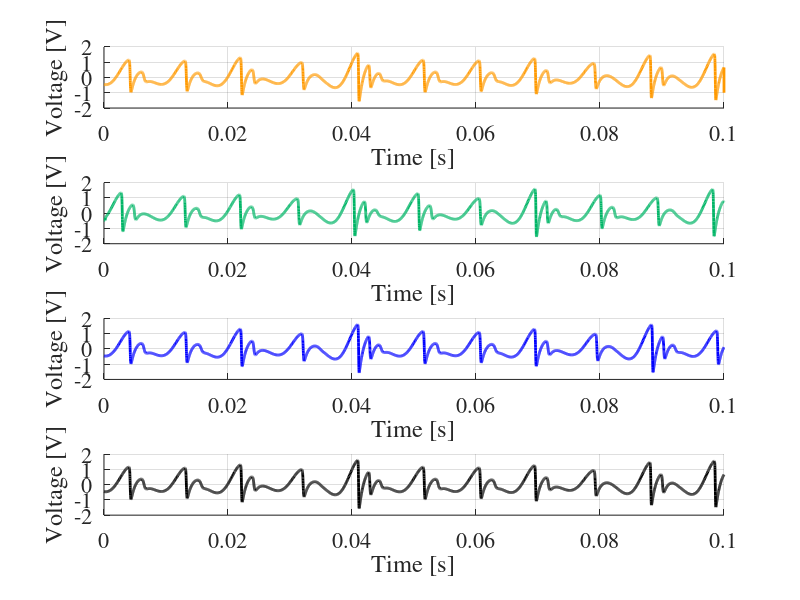
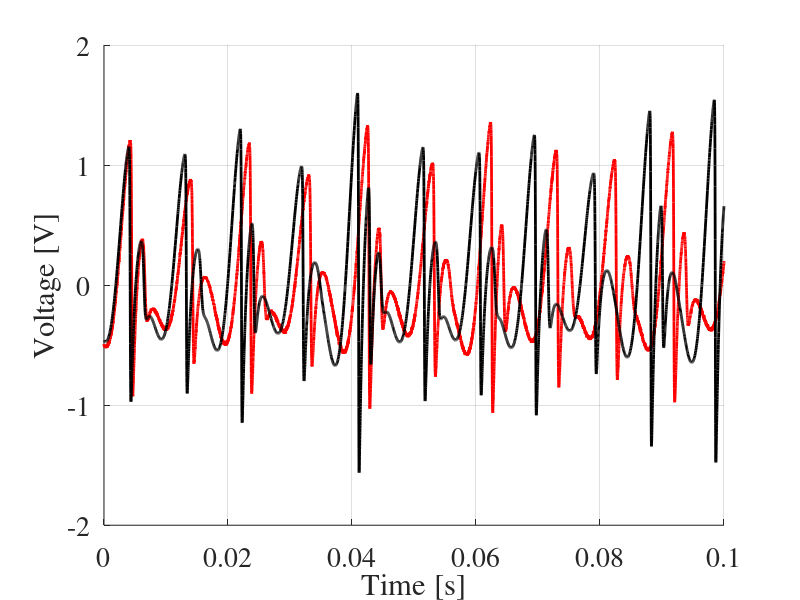
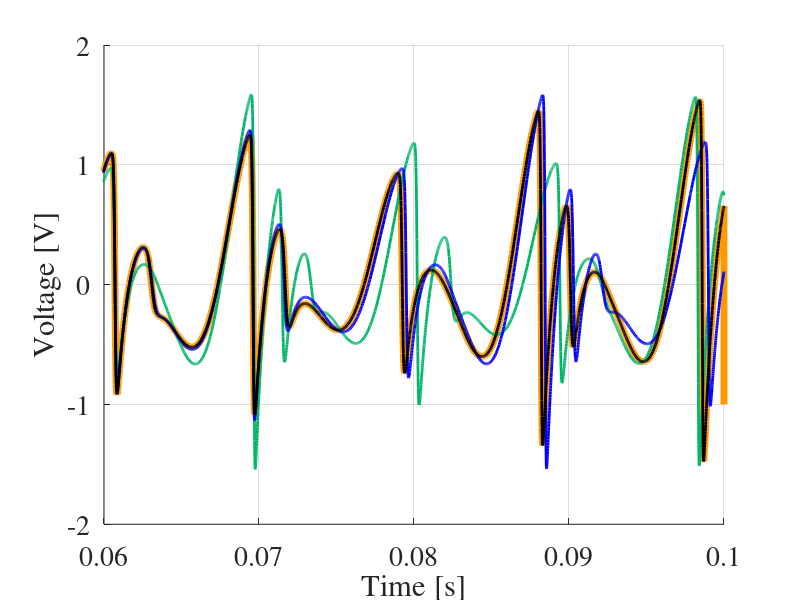
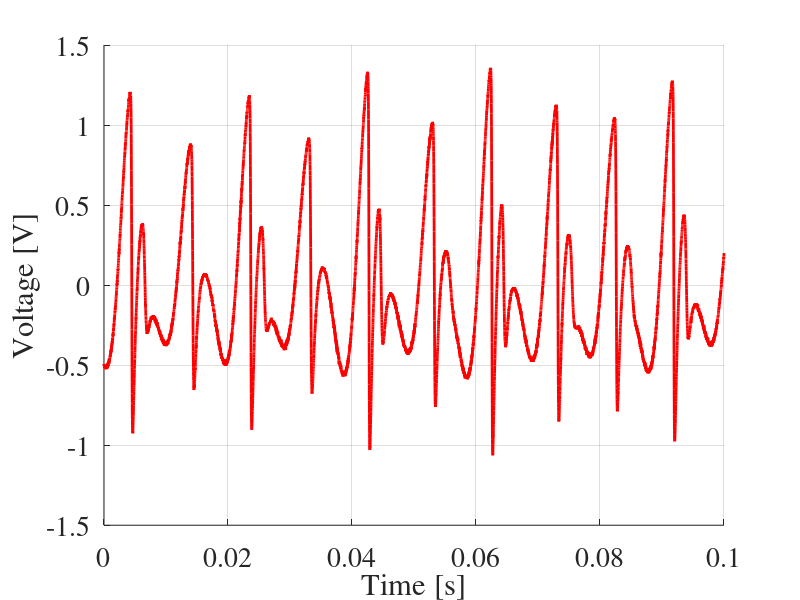

Source code (MATLAB) for these figures, in order:
%========Routine to calculate NRMSE Jerk Circuit with LTspiceXVII==========
%Author:Thalita Emanuelle de Nazare
%Year:2020 
%Reproducibility of the chaotic circuit 
%------------------------Computadores Utilizados---------------------------
%Computer 1 - main core i5
%Computer 2 - Lecom dual core 2.5Ghz
%Computer 3 - Lecom core i5-3570
%Computer 4 - i5-4210U
%--------------------------------------------------------------------------
clc;clear all;close all;
format long
%-----------------Loading the vector exported from LTspice------------------
%The txt files must be in the same folder as the code

load Jerk_1cond.txt 
load Jerk_2cond.txt 
load Jerk_3cond.txt 
load Jerk_4cond.txt 
load Jerk_circ.txt %voltage data collected in the real circuit.
%load DIODO.txt
%Voltage Vectors
z1 = Jerk_1cond(:,2);
z2 = Jerk_2cond(:,2); 
z3 = Jerk_3cond(:,2);
z4 = Jerk_4cond(:,2);
zC = Jerk_circ(:,1);
%Time Vectors
t1 = Jerk_1cond(:,1); 
t2 = Jerk_2cond(:,1); 
t3 = Jerk_3cond(:,1);
t4 = Jerk_4cond(:,1);
tC = linspace(0,0.1,10000);
%-----------------------------Interpolation--------------------------------
temp=linspace(0,0.1,4700);
z1temp=interp1(t1,z1,temp)';
z2temp=interp1(t2,z2,temp)';
z3temp=interp1(t3,z3,temp)';
z4temp=interp1(t4,z4,temp)';
zCtemp=interp1(tC,zC,temp)';
%==========================================================================
%-----------------------      NMRSE - Computer     ------------------------
%Computer 1
numc1=(zCtemp-z1temp)'*(zCtemp-z1temp); %calculating the numerator
denc1=(zCtemp-mean(z1temp))'*(zCtemp-mean(z1temp)); %calc the denominator
nrmsec1=sqrt(numc1)/sqrt(denc1); %calc the nrmse
%Computer 2
numc2=(zCtemp-z2temp)'*(zCtemp-z2temp); 
denc2=(zCtemp-mean(z2temp))'*(zCtemp-mean(z2temp)); 
nrmsec2=sqrt(numc2)/sqrt(denc2) ;
%Computer 3
numc3=(zCtemp-z3temp)'*(zCtemp-z3temp); 
denc3=(zCtemp-mean(z3temp))'*(zCtemp-mean(z3temp)); 
nrmsec3=sqrt(numc3)/sqrt(denc3) ;
%Computer 4
numc4=(zCtemp-z4temp)'*(zCtemp-z4temp); 
denc4=(zCtemp-mean(z4temp))'*(zCtemp-mean(z4temp)); 
nrmsec4=sqrt(numc4)/sqrt(denc4) ;
%------------------for different simulation intervals----------------------
%Computer 1 
for k=1:10
    NUM1=(zCtemp(1:k*470)-z1temp(1:k*470))'*(zCtemp(1:k*470)-z1temp(1:k*470)) ;
    DEN1=(zCtemp(1:k*470)-mean(z1temp(1:k*470)))'*(zCtemp(1:k*470)-mean(z1temp(1:k*470))); 
    NRMSE1(k)=sqrt(NUM1)/sqrt(DEN1); 
end
%Computer 2 
for k=1:10
    NUM2=(zCtemp(1:k*470)-z2temp(1:k*470))'*(zCtemp(1:k*470)-z2temp(1:k*470));
    DEN2=(zCtemp(1:k*470)-mean(z2temp(1:k*470)))'*(zCtemp(1:k*470)-mean(z2temp(1:k*470)));
    NRMSE2(k)=sqrt(NUM2)/sqrt(DEN2); 
end
%Computer 3 
for k=1:10
    NUM3=(zCtemp(1:k*470)-z3temp(1:k*470))'*(zCtemp(1:k*470)-z3temp(1:k*470));
    DEN3=(zCtemp(1:k*470)-mean(z3temp(1:k*470)))'*(zCtemp(1:k*470)-mean(z3temp(1:k*470)));
    NRMSE3(k)=sqrt(NUM3)/sqrt(DEN3); 
end

%Computer 4 
for k=1:10
    NUM4=(zCtemp(1:k*470)-z4temp(1:k*470))'*(zCtemp(1:k*470)-z4temp(1:k*470));
    DEN4=(zCtemp(1:k*470)-mean(z4temp(1:k*470)))'*(zCtemp(1:k*470)-mean(z4temp(1:k*470)));
    NRMSE4(k)=sqrt(NUM4)/sqrt(DEN4);
end


%==========================================================================
%------------------  To Calculate NMRSE Between Computers  ----------------
%Computer 4 with 1
num1=(z4temp-z1temp)'*(z4temp-z1temp); 
den1=(z4temp-mean(z1temp))'*(z4temp-mean(z1temp)); 
nrmse1=sqrt(num1)/sqrt(den1);

%Computer 4 with 2
num2=(z4temp-z2temp)'*(z4temp-z2temp) ;
den2=(z4temp-mean(z2temp))'*(z4temp-mean(z2temp)); 
nrmse2=sqrt(num2)/sqrt(den2);

%Computer 4 with 3
num3=(z4temp-z3temp)'*(z4temp-z3temp); 
den3=(z4temp-mean(z3temp))'*(z4temp-mean(z3temp)); 
nrmse3=sqrt(num3)/sqrt(den3);

%==========================================================================
%------------------  To Calculate NMRSE Between Computers  ----------------
%Computer 4 with 1
for k=1:10
num1=(z4temp(1:k*470)-z1temp(1:k*470))'*(z4temp(1:k*470)-z1temp(1:k*470)); 
den1=(z4temp(1:k*470)-mean(z1temp(1:k*470)))'*(z4temp(1:k*470)-mean(z1temp(1:k*470))); 
nrmse1(k)=sqrt(num1)/sqrt(den1);
end

for k=1:10
%Computer 4 with 2
num2=(z4temp(1:k*470)-z2temp(1:k*470))'*(z4temp(1:k*470)-z2temp(1:k*470)) ;
den2=(z4temp(1:k*470)-mean(z2temp(1:k*470)))'*(z4temp(1:k*470)-mean(z2temp(1:k*470))); 
nrmse2(k)=sqrt(num2)/sqrt(den2);
end

for k=1:10
%Computer 4 with 3
num3=(z4temp(1:k*470)-z3temp(1:k*470))'*(z4temp(1:k*470)-z3temp(1:k*470)); 
den3=(z4temp(1:k*470)-mean(z3temp(1:k*470)))'*(z4temp(1:k*470)-mean(z3temp(1:k*470))); 
nrmse3(k)=sqrt(num3)/sqrt(den3);
end

%==========================================================================
fprintf('%s\n','=====================================================');
fprintf('%s\n','-----------------------------------------------------');
fprintf('%s\n','NRMSE index result for different simulation intervals');
NRMSE=[NRMSE1; NRMSE2; NRMSE3; NRMSE4];
fprintf('%s\n',' Computer 1  Computer 2  Computer 3  Computer 4');
fprintf('%9.4f  %9.4f  %10.4f  %10.4f\n',NRMSE);
fprintf('%s\n','-----------------------------------------------------');
fprintf('%s\n','NRMSE index result assuming computer 4 as reference');
nrmse=[nrmse1; nrmse2; nrmse3];
fprintf('%s\n',' Computer 1  Computer 2  Computer 3 ');
fprintf('%9.4f  %9.4f  %10.4f\n',nrmse);
fprintf('%s\n','=====================================================');


%==========================================================================
%FIGURES
figure(1)
subplot(4,1,1),plot(t1,z1,'-','LineWidth',2,'Color',[1 0.6 0]);
xlabel('Time [s]','FontSize',16,'FontName','Times');
ylabel('Voltage [V]','FontSize',16,'FontName','Times');
set(gca,'fontsize',16,'FontName','Times') 
grid on;
box off;
subplot(4,1,2),plot(t2,z2,'-','LineWidth',2,'Color',[0 0.71 0.4]);
xlabel('Time [s]','FontSize',16,'FontName','Times');
ylabel('Voltage [V]','FontSize',16,'FontName','Times');
set(gca,'fontsize',16,'FontName','Times') 
grid on;
box off;
subplot(4,1,3),plot(t3,z3,'-','LineWidth',2,'Color',[0 0 1]);
xlabel('Time [s]','FontSize',16,'FontName','Times');
ylabel('Voltage [V]','FontSize',16,'FontName','Times');
set(gca,'fontsize',16,'FontName','Times') 
grid on;
box off;
subplot(4,1,4),plot(t4,z4,'-','LineWidth',2,'Color',[0 0 0]);
xlabel('Time [s]','FontSize',16,'FontName','Times');
ylabel('Voltage [V]','FontSize',16,'FontName','Times');
set(gca,'fontsize',16,'FontName','Times') 
grid on;
box off;
%--------------------------------------------------------------------------
figure(2)
plot(tC,zC,'-','LineWidth',2,'Color',[1 0 0]);
hold on
plot(t4,z4,'-','LineWidth',2,'Color',[0 0 0]);
xlabel('Time [s]','FontSize',20,'FontName','Times');
ylabel('Voltage [V]','FontSize',20,'FontName','Times');
set(gca,'fontsize',20,'FontName','Times')
grid on;
box off;
%--------------------------------------------------------------------------
figure(3)
plot(t1,z1,'LineWidth',5,'color',[1 0.6 0])
hold on
plot(t2,z2,'LineWidth',2,'color',[0 0.71 0.4    ])
hold on
plot(t3,z3,'LineWidth',2,'color',[0 0 1])
hold on
plot(t4,z4,'LineWidth',2,'color',[0 0 0])
xlabel('Time [s]','FontSize',20,'FontName','Times');
ylabel('Voltage [V]','FontSize',20,'FontName','Times');
set(gca,'fontsize',20,'FontName','Times') 
xlim([0.06 0.1])
grid on;
box off;
%--------------------------------------------------------------------------
figure(4)
plot(tC,zC,'-','LineWidth',2,'Color',[1 0 0]);
xlabel('Time [s]','FontSize',20,'FontName','Times');
ylabel('Voltage [V]','FontSize',20,'FontName','Times');
set(gca,'fontsize',20,'FontName','Times') 
grid on;
box off;